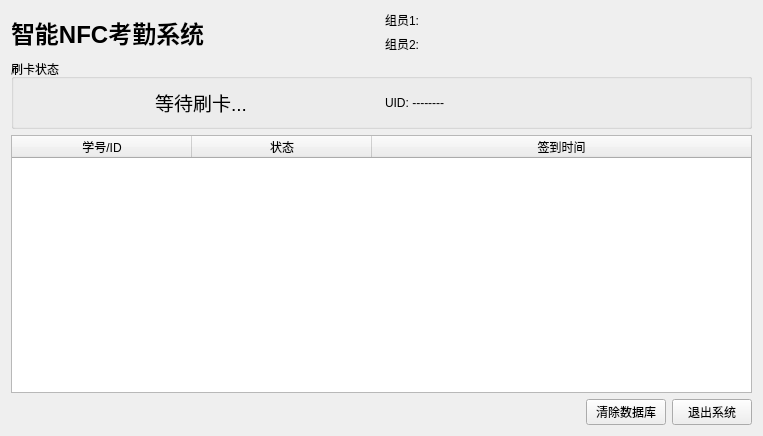
<?xml version="1.0" encoding="UTF-8"?>
<ui version="4.0">
 <class>AttendanceSystem</class>
 <widget class="QWidget" name="AttendanceSystem">
  <property name="geometry">
   <rect>
    <x>0</x>
    <y>0</y>
    <width>763</width>
    <height>436</height>
   </rect>
  </property>
  <property name="windowTitle">
   <string>智能NFC考勤系统</string>
  </property>
  <layout class="QVBoxLayout" name="verticalLayout">
   <item>
    <layout class="QHBoxLayout" name="headerLayout">
     <item>
      <widget class="QLabel" name="lbl_Title">
       <property name="font">
        <font>
         <pointsize>18</pointsize>
         <weight>75</weight>
         <bold>true</bold>
        </font>
       </property>
       <property name="text">
        <string>智能NFC考勤系统</string>
       </property>
      </widget>
     </item>
     <item>
      <layout class="QVBoxLayout" name="memberLayout">
       <item>
        <widget class="QLabel" name="lbl_Member1">
         <property name="text">
          <string>组员1:</string>
         </property>
        </widget>
       </item>
       <item>
        <widget class="QLabel" name="lbl_Member2">
         <property name="text">
          <string>组员2:</string>
         </property>
        </widget>
       </item>
      </layout>
     </item>
    </layout>
   </item>
   <item>
    <widget class="QGroupBox" name="statusBox">
     <property name="title">
      <string>刷卡状态</string>
     </property>
     <layout class="QHBoxLayout" name="horizontalLayout">
      <item>
       <widget class="QLabel" name="lbl_Status">
        <property name="font">
         <font>
          <pointsize>14</pointsize>
         </font>
        </property>
        <property name="text">
         <string>等待刷卡...</string>
        </property>
        <property name="alignment">
         <set>Qt::AlignCenter</set>
        </property>
       </widget>
      </item>
      <item>
       <widget class="QLabel" name="lbl_CardID">
        <property name="text">
         <string>UID: --------</string>
        </property>
       </widget>
      </item>
     </layout>
    </widget>
   </item>
   <item>
    <widget class="QTableWidget" name="table_Records">
    <attribute name="horizontalHeaderDefaultSectionSize">
      <number>180</number> <!-- 设置前两列的默认宽度为 180 像素 -->
     </attribute>
     <attribute name="horizontalHeaderStretchLastSection">
      <bool>true</bool> <!-- 强制拉伸最后一列（时间），使其占满剩余所有空间，保证显示完整 -->
     </attribute>
     <column>
      <property name="text">
       <string>学号/ID</string>
      </property>
     </column>
     <column>
      <property name="text">
       <string>状态</string>
      </property>
     </column>
     <column>
      <property name="text">
       <string>签到时间</string>
      </property>
     </column>
    </widget>
   </item>
   <item>
    <layout class="QHBoxLayout" name="buttonLayout">
     <item>
      <spacer name="horizontalSpacer">
       <property name="orientation">
        <enum>Qt::Horizontal</enum>
       </property>
       <property name="sizeHint" stdset="0">
        <size>
         <width>40</width>
         <height>20</height>
        </size>
       </property>
      </spacer>
     </item>
     <item>
      <widget class="QPushButton" name="btn_Clear">
       <property name="text">
        <string>清除数据库</string>
       </property>
      </widget>
     </item>
     <item>
      <widget class="QPushButton" name="btn_Exit">
       <property name="text">
        <string>退出系统</string>
       </property>
      </widget>
     </item>
    </layout>
   </item>
  </layout>
 </widget>
 <resources/>
 <connections/>
</ui>
